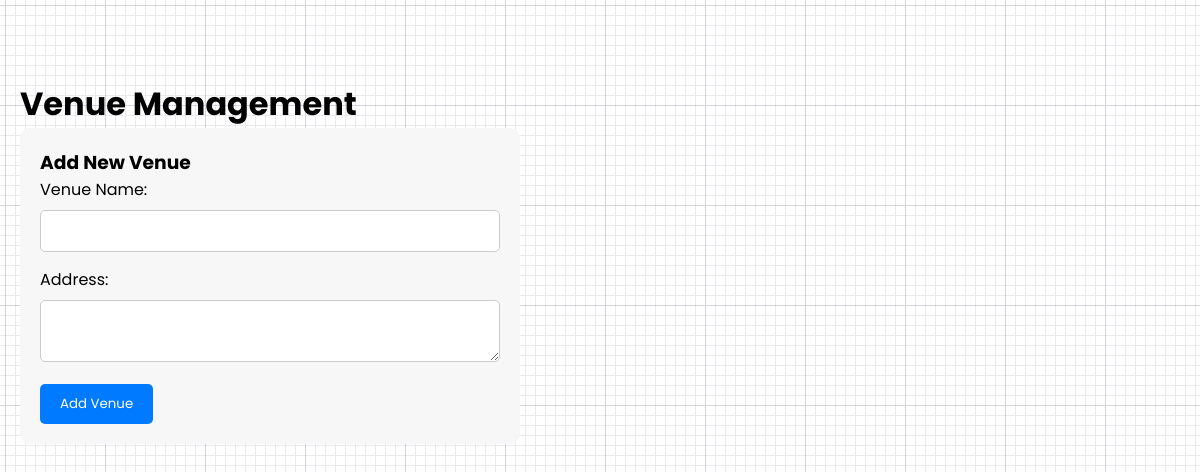
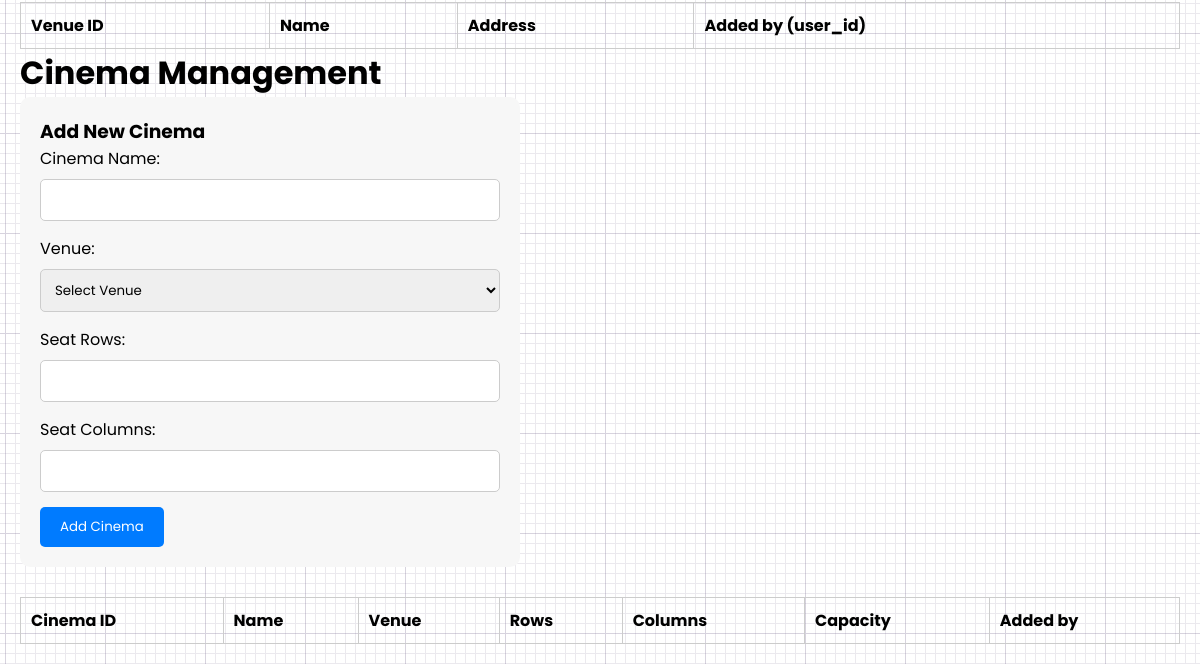
/admin/manage_cinemas_venues.php, run on an earlier commit of the app's database (2 pictures, top to bottom).
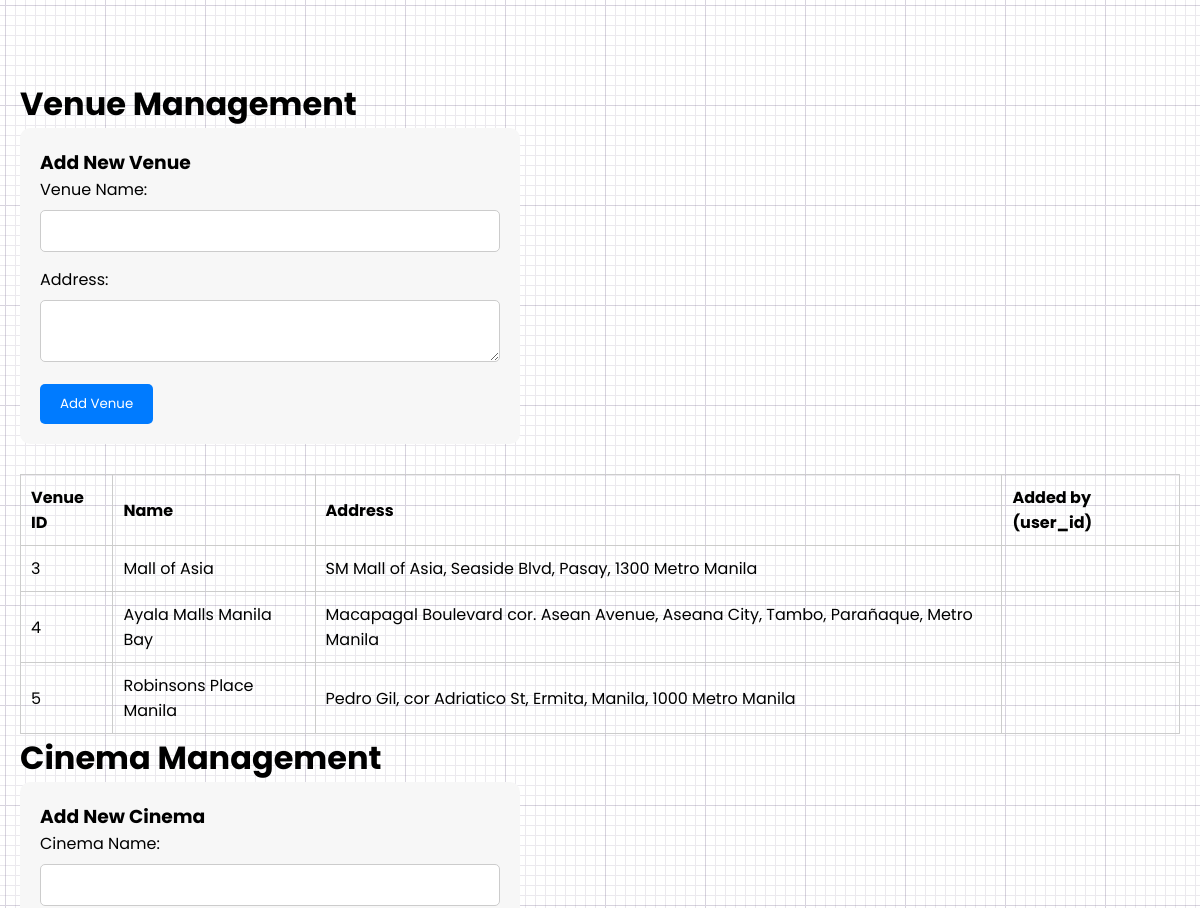
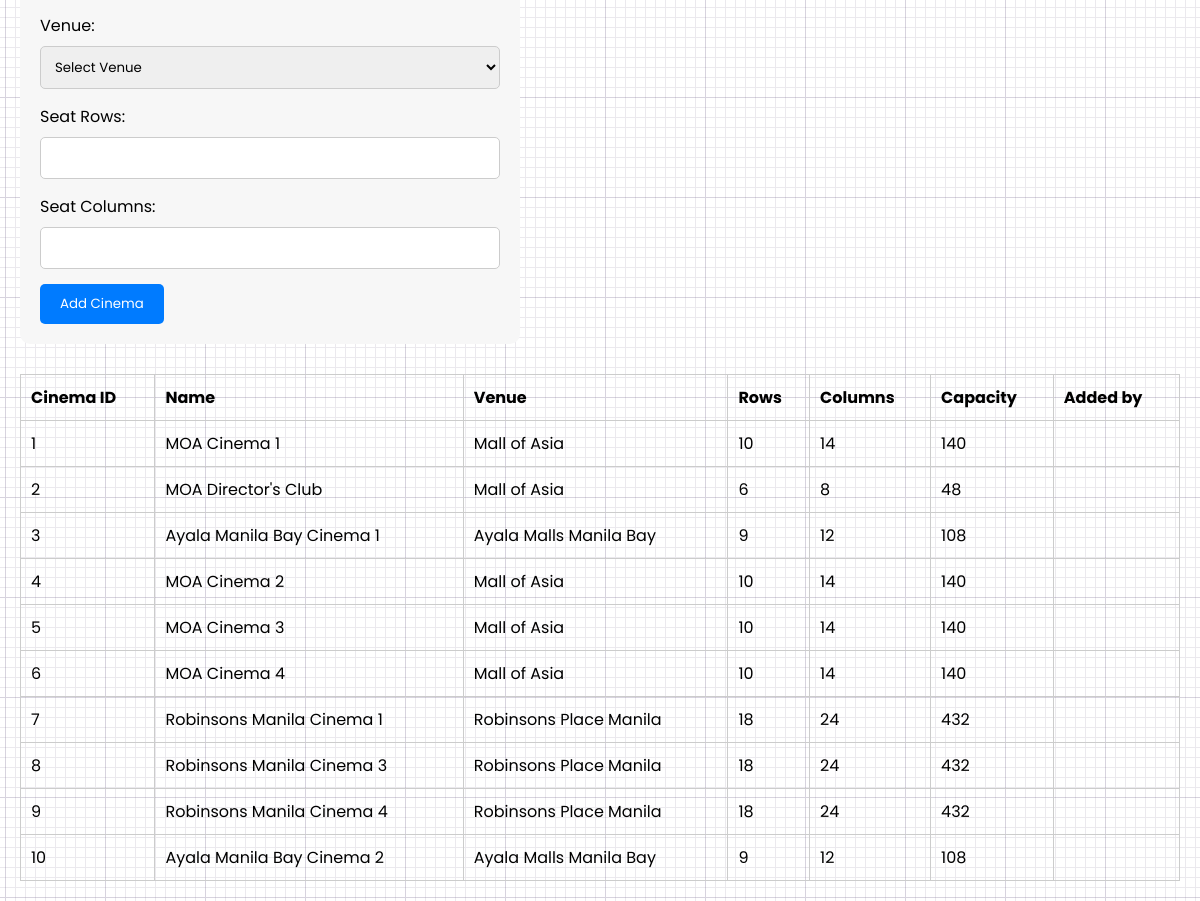
And on a later commit of the database (2 pictures, top to bottom).
### tables this page shows
CREATE TABLE `venues` (
  `venue_id` int(10) NOT NULL,
  `venue_name` varchar(50) NOT NULL,
  `address` text NOT NULL,
  `event_type` varchar(50) NOT NULL,
  `image` varchar(255) NOT NULL
);

CREATE TABLE `cinemas` (
  `cinema_id` int(11) NOT NULL,
  `venue_id` int(11) DEFAULT NULL,
  `name` varchar(100) DEFAULT NULL,
  `seat_capacity` int(11) DEFAULT NULL,
  `seat_rows` int(11) DEFAULT NULL,
  `seat_columns` int(11) DEFAULT NULL,
  `seatplan_image` varchar(255) DEFAULT NULL
);

### admin/manage_cinemas_venues.php (the view, shortened to what this page needs)
<?php
$conn = new mysqli('localhost', 'root', '', 'tix');
?>
<!DOCTYPE html>
<html>
<head>
    <link rel="stylesheet" href="../css/nav.css">
</head>
<body>
<h1>Venue Management</h1>
<form method="POST">
    <h3>Add New Venue</h3>
    <label>Venue Name:</label>
    <input type="text" name="venue_name" required>
    <label>Address:</label>
    <textarea name="address" required></textarea>
    <button type="submit" name="add_venue">Add Venue</button>
</form>
<table>
    <tr><th>Venue ID</th><th>Name</th><th>Address</th><th>Added by (user_id)</th></tr>
    <?php
    $res = $conn->query("SELECT * FROM venues");
    while ($venue = $res->fetch_assoc()) {
        echo "<tr>
            <td>{$venue['venue_id']}</td>
            <td>" . htmlspecialchars($venue['venue_name']) . "</td>
            <td>" . htmlspecialchars($venue['address']) . "</td>
            <td>{$venue['user_id']}</td>
        </tr>";
    }
    ?>
</table>
<h1>Cinema Management</h1>
<form method="POST">
    <h3>Add New Cinema</h3>
    <label>Cinema Name:</label>
    <input type="text" name="cinema_name" required>
    <label>Venue:</label>
    <select name="venue_id" required>
        <option value="">Select Venue</option>
    </select>
    <label>Seat Rows:</label>
    <input type="number" name="seat_rows" min="1" required>
    <label>Seat Columns:</label>
    <input type="number" name="seat_columns" min="1" required>
    <button type="submit" name="add_cinema">Add Cinema</button>
</form>
<table>
    <tr><th>Cinema ID</th><th>Name</th><th>Venue</th><th>Rows</th><th>Columns</th><th>Capacity</th><th>Added by</th></tr>
    <?php
    $res = $conn->query("SELECT c.*, v.venue_name FROM cinemas c JOIN venues v ON c.venue_id = v.venue_id");
    while ($cinema = $res->fetch_assoc()) {
        echo "<tr>
            <td>{$cinema['cinema_id']}</td>
            <td>" . htmlspecialchars($cinema['name']) . "</td>
            <td>" . htmlspecialchars($cinema['venue_name']) . "</td>
            <td>{$cinema['seat_rows']}</td>
            <td>{$cinema['seat_columns']}</td>
            <td>{$cinema['seat_capacity']}</td>
            <td>{$cinema['user_id']}</td>
        </tr>";
    }
    ?>
</table>
</body>
</html>

What changed in the data, as far as the page shows it:
added venues: venue_id "3", venue_name "Mall of Asia", address "SM Mall of Asia, Seaside Blvd, Pasay, 1300 Metro Manila"
added venues: venue_id "4", venue_name "Ayala Malls Manila Bay", address "Macapagal Boulevard cor. Asean Avenue, Aseana City, Tambo, Parañaque, Metro Manila"
added venues: venue_id "5", venue_name "Robinsons Place Manila", address "Pedro Gil, cor Adriatico St, Ermita, Manila, 1000 Metro Manila"
added cinemas: cinema_id "1", name "MOA Cinema 1", venue.venue_name "Mall of Asia", seat_rows "10", seat_columns "14", seat_capacity "140"
added cinemas: cinema_id "2", name "MOA Director's Club", venue.venue_name "Mall of Asia", seat_rows "6", seat_columns "8", seat_capacity "48"
added cinemas: cinema_id "3", name "Ayala Manila Bay Cinema 1", venue.venue_name "Ayala Malls Manila Bay", seat_rows "9", seat_columns "12", seat_capacity "108"
added cinemas: cinema_id "4", name "MOA Cinema 2", venue.venue_name "Mall of Asia", seat_rows "10", seat_columns "14", seat_capacity "140"
added cinemas: cinema_id "5", name "MOA Cinema 3", venue.venue_name "Mall of Asia", seat_rows "10", seat_columns "14", seat_capacity "140"
added cinemas: cinema_id "6", name "MOA Cinema 4", venue.venue_name "Mall of Asia", seat_rows "10", seat_columns "14", seat_capacity "140"
added cinemas: cinema_id "7", name "Robinsons Manila Cinema 1", venue.venue_name "Robinsons Place Manila", seat_rows "18", seat_columns "24", seat_capacity "432"
added cinemas: cinema_id "8", name "Robinsons Manila Cinema 3", venue.venue_name "Robinsons Place Manila", seat_rows "18", seat_columns "24", seat_capacity "432"
added cinemas: cinema_id "9", name "Robinsons Manila Cinema 4", venue.venue_name "Robinsons Place Manila", seat_rows "18", seat_columns "24", seat_capacity "432"
added cinemas: cinema_id "10", name "Ayala Manila Bay Cinema 2", venue.venue_name "Ayala Malls Manila Bay", seat_rows "9", seat_columns "12", seat_capacity "108"
